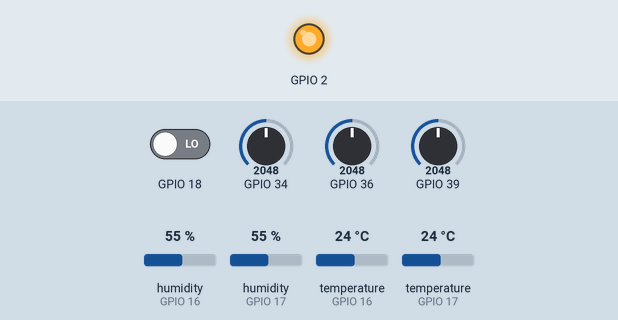
The program below on a simulated ESP32. On the bench: output pins drawn as LEDs (lit = HIGH). Inputs (shaded band) come from the test bench; at power-on: GPIO 18 LOW, GPIO 34 = 2048, GPIO 36 = 2048, GPIO 39 = 2048, humidity (sensors on GPIO 16, GPIO 17) 55 %, temperature (sensors on GPIO 16, GPIO 17) 24 °C. Uploads are accepted with an empty reply; storage starts empty; what the program prints to the serial monitor is not drawn.

Above: at 0.1 s.
At 0.6 s:
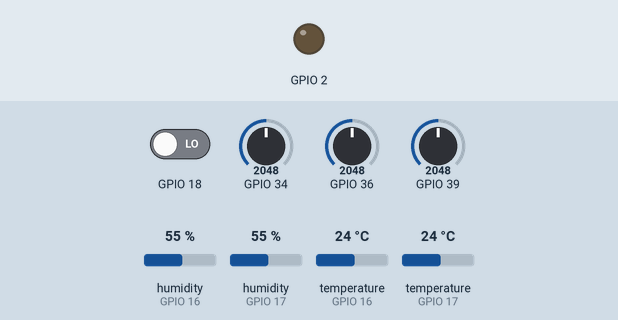
Timing chart, 0 to 2.1 s (numbered marks = the images above):
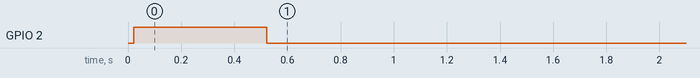

The program:

Main.cpp
```cpp
#include <Arduino.h>
#include <Adafruit_Sensor.h>
#include <DHT.h>

#include <WifiHandler.h>
#include <Error.h>
#include <Config.h>
#include <BoardSettings.h>
#include <Guardian.h>

void setup()
{
    Serial.begin(9600);
    Serial.println("Setup methods");
    setupError();

    setupDHT();
    setupPlants();

    pinMode(RESET_PIN, INPUT);

    Serial.println("Starting WiFi");
    handleWiFi();

    Serial.println(authToken);
    Serial.println(apiUrl);
}

void loop()
{
    if (digitalRead(RESET_PIN) == HIGH)
    {
        Serial.println("Resetting device");
        wifiManager.resetSettings();
        ESP.restart();
    }
    sendDataToServer();
    delay(1000 * 5);
}
```

Guardian.cpp
```cpp
#include <Config.h>
#include <HTTPManager.h>
#include <Error.h>
#include <BoardSettings.h>
#include <ArduinoJson.h>
#include <DHT.h>

DHT dht1(DHT_1_PIN, DHTTYPE);
DHT dht2(DHT_2_PIN, DHTTYPE);

void setupDHT()
{
    dht1.begin();
    dht2.begin();
}

void setupPlants()
{
    for (unsigned i = 0; i < NUM_PLANTS; i++)
    {
        pinMode(plants[i].plantPin, INPUT);
    }
}

float readTemperature()
{
    float t1 = dht1.readTemperature();
    float t2 = dht2.readTemperature();

    if (isnan(t1) || isnan(t2))
    {
        displayError(DHT_Error);
        return -1;
    }
    return (t1 + t2) / 2;
}
float readHumidity()
{
    float h1 = dht1.readHumidity();
    float h2 = dht2.readHumidity();

    if (isnan(h1) || isnan(h2))
    {
        displayError(DHT_Error);
        return -1;
    }
    return (h1 + h2) / 2;
}

long readPlantData(const unsigned plant_idx)
{
    return analogRead(plants[plant_idx].plantPin);
}

void sendDataToServer()
{
    JsonDocument response;
    JsonDocument body;
    String bodyStr;
    body["temperature"] = readTemperature();
    body["humidity"] = readHumidity();
    JsonArray plantentry_set = body["plantentry_set"].to<JsonArray>();
    for (unsigned plant_idx = 0; plant_idx < NUM_PLANTS; plant_idx++)
    {
        JsonObject plantentry = plantentry_set.add<JsonObject>();
        plantentry["plant"] = plants[plant_idx].plantId;
        plantentry["humidity"] = readPlantData(plant_idx);
    }
    serializeJson(body, bodyStr);
    makePostRequest("/entry/", bodyStr, response);
}
```

Guardian.h
```cpp
#ifndef GUARDIAN_H
#define GUARDIAN_H

void setupDHT();
void setupPlants();
void sendDataToServer();

#endif
```
